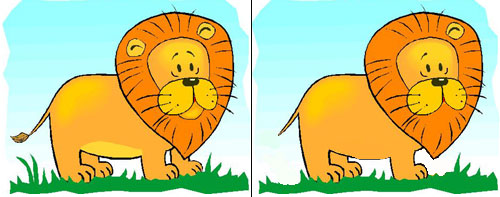
%> input picture matlab_uebung/U2/loewe.jpg, 500 x 197 px
$ octave s08_05_14__15.m   (GNU Octave 9; MATLAB toolbox functions it lacks are replaced by stand-ins)
%> lines starting %> are read from the running program, lines starting %| are printed output that depends on the picture
%> further down, picture is the input picture: size 197x500x3 uint8; mean R, G, B 197.2, 198.7, 136.5
### matlab_uebung/U2/search.m
function [mistakes] = search(picture)
%MISTAKES
% This function can calculate the counts of mistakes of a puzzle picture
%rgb color to gray
picture = rgb2gray(picture);
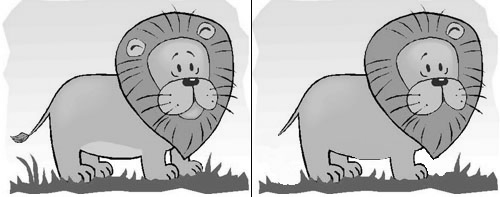
%> picture: size 197x500 uint8; min 0, max 255, mean 191.2
%determination of the size of the picture
sizes = size(picture);
%> sizes = [197 500]
% extract to single pictures
picture1 = picture(1:sizes(1),1:(round(sizes(2)/2)-1));%
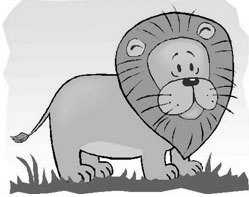
%> picture1: size 197x249 uint8; min 0, max 255, mean 190.4
picture2 = picture(1:sizes(1),(round(sizes(2)/2+1)):sizes(2));%
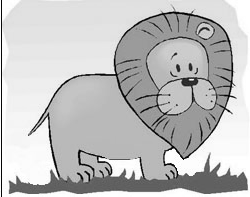
%> picture2: size 197x250 uint8; min 0, max 255, mean 191.7
% extraction of the mistakes
%> the run ends on the next line
minuspic1 = minus(picture2,picture1);
%imshow(minuspic1);
%count and determine of mistakes
[struc,mistakes] = bwlabel(minuspic1);

### matlab_uebung/s08_05_14__15.m
%-- 08.05.2014 15:13:23 --%
picture = imread('loewe.jpg');
mis = search(picture);
